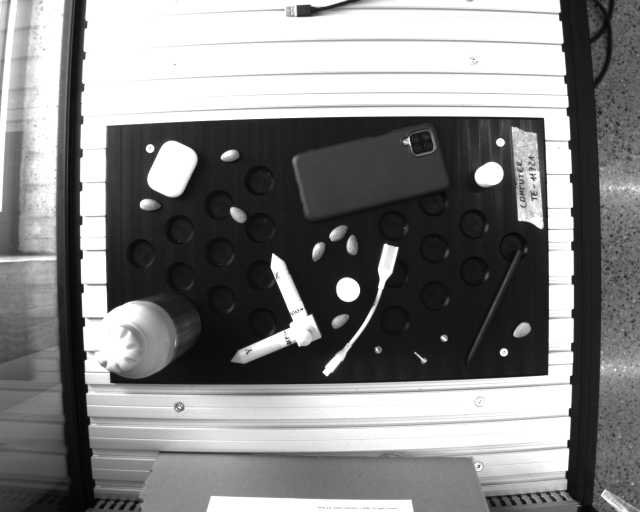
#> input picture template_images/detection_tryal.png, 1280 x 1024 px, found by its file name (shown at 1/2 size)
$ python almond_recognition.py
#> lines starting #> are read from the running program, lines starting #| are printed output that depends on the picture; after the words box and inside, x2 and y2 are one past the last pixel; in counts of white or black regions, pixels touching at a corner belong together
import numpy as np
import cv2

#%%
# target = cv2.imread('object_images/almonds_100ms.png')[250:, 200:1080]
target = cv2.imread('./template_images/detection_tryal.png')[250:750, 210: 1100]
#> target: shape (500, 890, 3); min 6, max 255, mean 58.1
# target = cv2.imread('object_images/all_50ms.png')
template = cv2.imread('./template_images/almond_template.png')
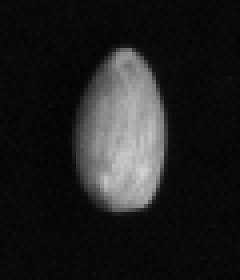
#> input picture template_images/almond_template.png, 60 x 70 px, found by its file name (shown 4 times larger)
#> template is the input picture: shape (70, 60, 3); min 3, max 208, mean 31.4

target_gray = cv2.cvtColor(target, cv2.COLOR_BGR2GRAY)
template_gray = cv2.cvtColor(template, cv2.COLOR_BGR2GRAY)

#%%
_, target_thresh = cv2.threshold(target_gray, 120, 255, cv2.THRESH_BINARY)
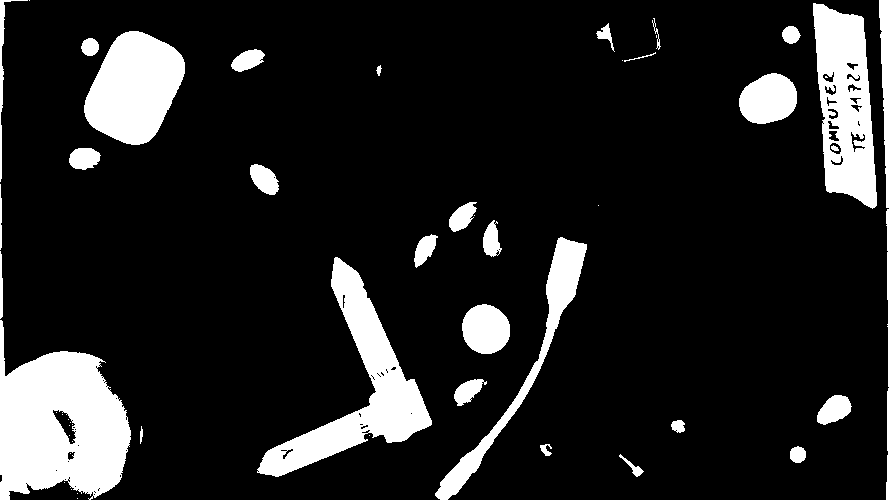
#> target_thresh: shape (500, 890); 13.5% white; 51 white regions (20 under 20 px), largest, box (x1, y1, x2, y2) and area: (0, 320, 131, 500) 15541, (257, 257, 432, 477) 10233, (813, 3, 877, 209) 8675
_, template_thresh = cv2.threshold(template_gray, 120, 255, cv2.THRESH_BINARY)
#> template_thresh: shape (70, 60); 12.4% white; 1 white region

#%%
target_contours, _ = cv2.findContours(target_thresh, cv2.RETR_EXTERNAL, cv2.CHAIN_APPROX_SIMPLE)
#> target_contours = 40 contours, 12 with area under 20; largest, box (x1, y1, x2, y2) and area: (0, 320, 131, 500) 15616, (257, 257, 432, 477) 10022, (813, 3, 877, 209) 9141, (84, 31, 185, 145) 7845, (435, 237, 587, 500) 4205
template_contours, _ = cv2.findContours(template_thresh, cv2.RETR_EXTERNAL, cv2.CHAIN_APPROX_SIMPLE)
#> template_contours = 1 contour; box (x1, y1, x2, y2) and area: (23, 13, 41, 52) 478

template_contour = template_contours[0]
#> template_contour = contour of 46 points, box (x1, y1, x2, y2) (23, 13, 41, 52), area 478
# [9 lines of commented-out code are left out]
target_with_contours = target.copy()
cv2.drawContours(target_with_contours, target_contours, -1, (0,0,255), 3)
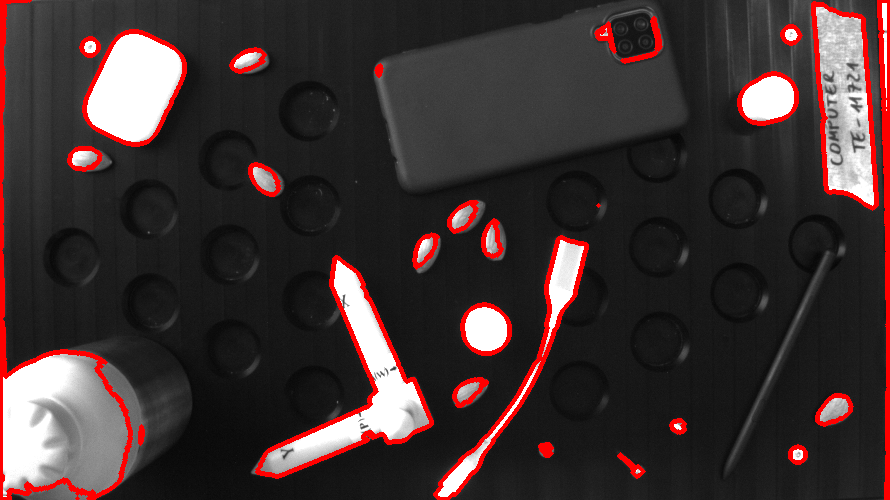
#> target_with_contours: shape (500, 890, 3); mean B, G, R 50.1, 50.1, 63.9
cv2.imshow("Contours", target_with_contours)
cv2.waitKey(0)
cv2.destroyAllWindows()

#%%
n_almonds = 12
best_distance = float('inf')
error = 20

valid_matches = []
template_contour_length = cv2.arcLength(template_contour, True)
#> template_contour_length = 98.18

for c in target_contours:
    match = cv2.matchShapes(template_contour, c, 3, 0.0)
    if match <= 0.5 and template_contour_length - error <= cv2.arcLength(c, True) <= template_contour_length + error:
        valid_matches.append(c)
#> this loop made 40 passes
#> match on passes 5, 6, 7, 9, 10, 11, 12, 13, 14, 15, 16, 17: 0.739, 0.214, 1.87, 0.712, 1.02, 0.297, 0.0854, 1.14, 1.42, 1.56, 1.69, 1.54
#> (c, match) on passes 1, 2, 3, 4, 8, 20: ([[77, 498]], 1.8e+308), ([[77, 493]], 1.8e+308), ([[71, 489]], 1.8e+308), ([[64, 482]], 1.8e+308), ([[369, 435]], 1.8e+308), ([[474, 215]], 1.8e+308)
#> after the loop, valid_matches = 8 contours; box (x1, y1, x2, y2) and area: (817, 395, 852, 425) 657, (250, 164, 279, 195) 563, (69, 148, 101, 170) 500, (449, 202, 477, 232) 464, (231, 49, 265, 72) 460, (454, 379, 487, 406) 442, (483, 220, 502, 257) 414, (414, 234, 438, 268) 412
#%%
target_matched = target.copy()
cv2.drawContours(target_matched, valid_matches, -1, (0, 255, 0), 3)
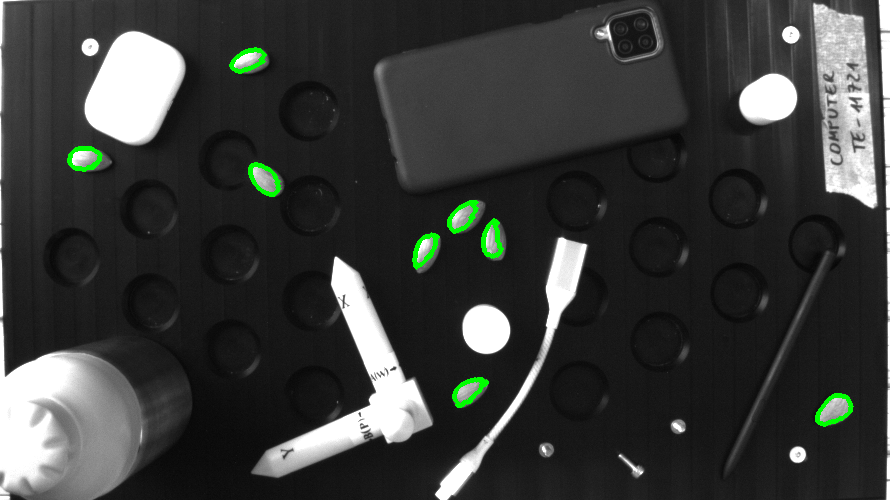
#> target_matched: shape (500, 890, 3); mean B, G, R 57.1, 59, 57.1
cv2.imshow('Matched shape', target_matched)
cv2.waitKey(0)
cv2.destroyAllWindows()

#%%
detected_only_binary = np.zeros_like(target_gray)
cv2.drawContours(detected_only_binary, valid_matches, -1, 255, thickness=cv2.FILLED)
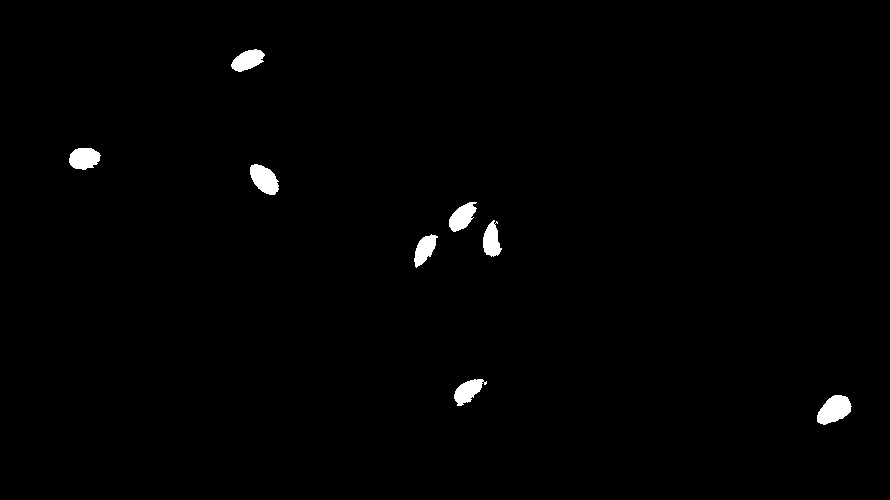
#> detected_only_binary: shape (500, 890); 0.96% white; 8 white regions, largest, box (x1, y1, x2, y2) and area: (817, 395, 852, 425) 702, (250, 164, 279, 195) 606, (69, 148, 101, 170) 541
cv2.imshow('Matched shape', detected_only_binary)
cv2.waitKey(0)
cv2.destroyAllWindows()

#%%
num_labels, labels, stats, centroids = cv2.connectedComponentsWithStats(detected_only_binary, connectivity=4)
#> labels: shape (500, 890) int32; 13 distinct labels, from 0 to 12
#> num_labels = 13; stats = 13 rows, first 6: [0, 0, 890, 500, 440741], [231, 49, 34, 23, 500], [69, 148, 32, 22, 541], [250, 164, 29, 31, 606], [449, 202, 28, 30, 506], [473, 217, 1, 1, 1]; centroids = 13 rows, first 8: [444.7, 249.6], [247.3, 59.86], [83.8, 158], [263.9, 178.9], [461.8, 216.5], [473, 217], [491.2, 240.4], [496.5, 222]

connected_areas = []
barycenters = []

for label in range(1, num_labels):
    component_mask = (labels == label)
    y_coords, x_coords = np.where(component_mask)

    coordinates = np.column_stack((x_coords, y_coords))
    connected_areas.append(coordinates)

    barycenters.append(np.mean(coordinates, axis=0) if len(coordinates) > 0 else None)
#> this loop made 12 passes
#> (y_coords, x_coords, coordinates) on passes 5, 7, 8: ([217], [473], [[473, 217]]), ([221, 222, 222, 223], [496, 496, 497, 497], [[496, 221], [496, 222], [497, 222], [497, 223]]), ([223], [495], [[495, 223]])
#> (y_coords, x_coords) on pass 11: ([381, 382, 382, 382, 383, 383, 383, 384, 384], [486, 484, 485, 486, 484, 485, 486, 484, 485])
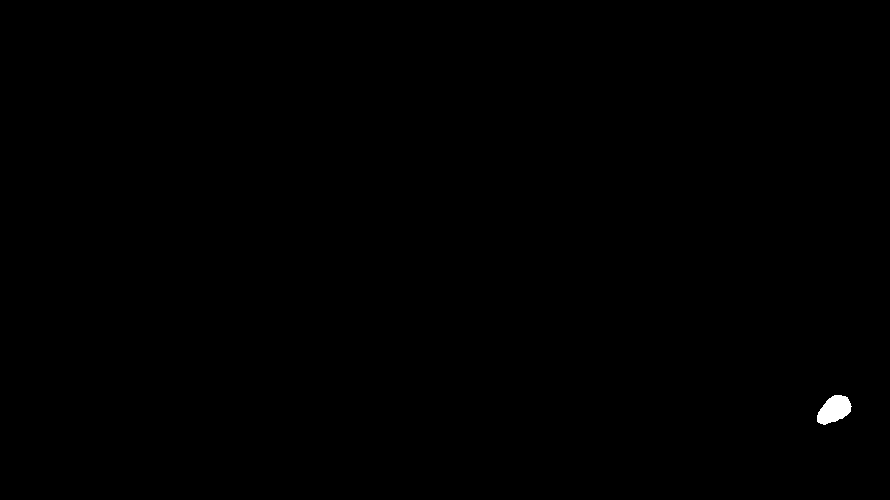
#> component_mask: shape (500, 890) bool; 0.16% white; 1 white region, box (x1, y1, x2, y2) and area: (817, 395, 852, 425) 702
#> after the loop, barycenters = [[247.3, 59.86], [83.8, 158], [263.9, 178.9], [461.8, 216.5], [473, 217], [491.2, 240.4], [496.5, 222], [495, 223], [424.4, 249], [467.3, 390.9], [485, 382.7], [833.9, 409.3]]; connected_areas = 12 items

print(f"N components: {len(connected_areas)}")
#| N components: 12


#%%
output_image = target.copy()
means = []
eigenvectors = []
for i in range(len(connected_areas)):
    if len(connected_areas[i]) <= 10:
        continue

    mean_temp, eigenvectors_temp = cv2.PCACompute(connected_areas[i].astype(np.float32), mean=np.array([]))
    means.append(mean_temp)
    eigenvectors.append(eigenvectors_temp)

    barycenter_temp = tuple(barycenters[i].astype(int))
    cv2.circle(target_matched, barycenter_temp, 5, (0, 0, 255), -1)

    scale = 50
    for vec in eigenvectors_temp:
        end_point = (int(barycenter_temp[0] + scale * vec[0]), int(barycenter_temp[1] + scale * vec[1]))
        cv2.line(target_matched, barycenter_temp, end_point, (255, 0, 0), 2)
#> this loop made 12 passes
#> (mean_temp, eigenvectors_temp, barycenter_temp) on passes 1, 2, 3, 4, 6, 9, 10, 12: ([[247.3, 59.86]], [[0.915, -0.403], [0.403, 0.915]], (247, 59)), ([[83.8, 158]], [[0.991, -0.137], [0.137, 0.991]], (83, 158)), ([[263.9, 178.9]], [[0.669, 0.744], [0.744, -0.669]], (263, 178)), ([[461.8, 216.5]], [[-0.659, 0.752], [0.752, 0.659]], (461, 216)), ([[491.2, 240.4]], [[0.0469, 0.999], [0.999, -0.0469]], (491, 240)), ([[424.4, 249]], [[-0.499, 0.866], [0.866, 0.499]], (424, 249)), ([[467.3, 390.9]], [[0.767, -0.642], [0.642, 0.767]], (467, 390)), ([[833.9, 409.3]], [[0.823, -0.568], [0.568, 0.823]], (833, 409))
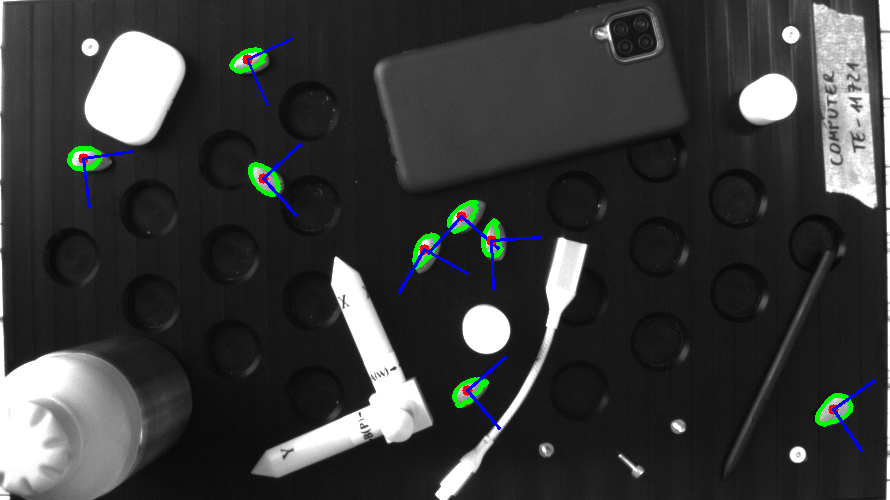
#> target_matched: shape (500, 890, 3); 0.64% of pixels changed, all inside (x1, y1, x2, y2) = (78, 37, 876, 452)
#> after the loop, eigenvectors = 8 items, first 6: [[0.915, -0.403], [0.403, 0.915]], [[0.991, -0.137], [0.137, 0.991]], [[0.669, 0.744], [0.744, -0.669]], [[-0.659, 0.752], [0.752, 0.659]], [[0.0469, 0.999], [0.999, -0.0469]], [[-0.499, 0.866], [0.866, 0.499]]; means = [[[247.3, 59.86]], [[83.8, 158]], [[263.9, 178.9]], [[461.8, 216.5]], [[491.2, 240.4]], [[424.4, 249]], [[467.3, 390.9]], [[833.9, 409.3]]]

cv2.imshow('Barycenter and Principal Components', target_matched)
cv2.waitKey(0)
cv2.destroyAllWindows()
